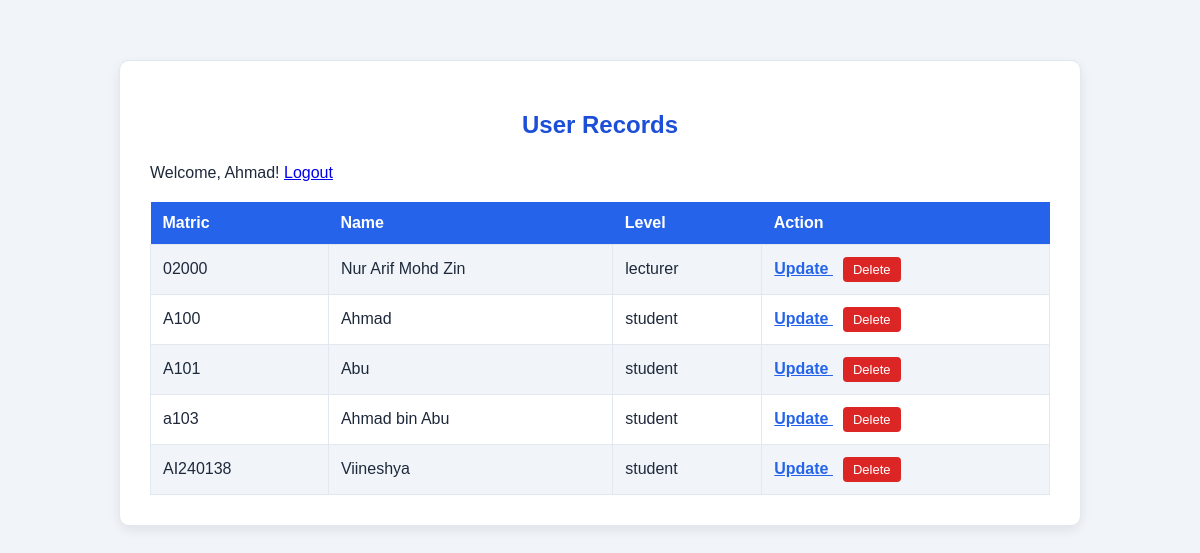
Page /users.php (signed in) on the committed database.
### tables this page shows
CREATE TABLE `users` (
  `matric` varchar(10) NOT NULL,
  `name` varchar(100) NOT NULL,
  `password` varchar(255) NOT NULL,
  `role` varchar(10) NOT NULL
);

### users.php (the view, shortened to what this page needs)
<?php
$conn = new mysqli("localhost", "root", "", "Lab_5b");
$sql = "SELECT matric, name, role FROM users";
$result = $conn->query($sql);
?>
<!DOCTYPE html>
<html lang="en">
<head>
    <link rel="stylesheet" href="style.css">
</head>
<body>
    <div class="table-container">
        <h2>User Records</h2>
		<p>
			Welcome, <?php echo htmlspecialchars($_SESSION['name']); ?>!
			<a href="logout.php">Logout</a>
        </p>
        <table class="user-table">
            <tr>
                <th>Matric</th>
                <th>Name</th>
                <th>Level</th>
                <th>Action</th>
            </tr>
            <?php
            if ($result->num_rows > 0) {
                while ($row = $result->fetch_assoc()) {
            ?>
                <tr>
                    <td><?php echo htmlspecialchars($row['matric']); ?></td>
                    <td><?php echo htmlspecialchars($row['name']); ?></td>
                    <td><?php echo htmlspecialchars($row['role']); ?></td>
                    <td>
                        <a class="update-link"
                           href="update.php?matric=<?php echo urlencode($row['matric']); ?>">
                           Update
                        </a>
                        <form method="POST" action="delete.php"
                              class="delete-form"
                              onsubmit="return confirm('Are you sure you want to delete this user?');">
                            <button type="submit" class="delete-button">
                                Delete
                            </button>
                        </form>
                    </td>
                </tr>
            <?php
                }
            } else {
                echo "<tr><td colspan='4'>No users found.</td></tr>";
            }
            ?>
        </table>
    </div>
</body>
</html>

### style.css (style rules this page uses)
body { font-family: Arial, sans-serif; background-color: #f1f5f9; margin: 0; padding: 0; color: #1e293b; }
h2 { text-align: center; color: #1d4ed8; margin-bottom: 25px; }
button { width: 100%; padding: 11px; background-color: #2563eb; color: white; border: none; border-radius: 5px; font-size: 15px; cursor: pointer; }
.table-container { width: 85%; max-width: 900px; margin: 60px auto; padding: 30px; background-color: white; border: 1px solid #e2e8f0; border-radius: 10px; box-shadow: 0 4px 12px rgba(0, 0, 0, 0.08); }
.user-table { width: 100%; border-collapse: collapse; margin-top: 20px; }
.user-table th { background-color: #2563eb; color: white; padding: 12px; text-align: left; }
.user-table td { padding: 12px; border: 1px solid #e2e8f0; }
.user-table tr:nth-child(even) { background-color: #f1f5f9; }
.update-link { color: #2563eb; text-decoration: underline; margin-right: 10px; font-weight: bold; }
.delete-form { display: inline; }
.delete-button { width: auto; padding: 5px 10px; background-color: #dc2626; color: white; border: none; border-radius: 4px; cursor: pointer; font-size: 13px; }
.user-table td:last-child { white-space: nowrap; }

### rows in the picture
users: matric "02000", name "Nur Arif Mohd Zin", role "lecturer"
users: matric "A100", name "Ahmad", role "student"
users: matric "A101", name "Abu", role "student"
users: matric "a103", name "Ahmad bin Abu", role "student"
users: matric "AI240138", name "Viineshya", role "student"

### other values in the picture
$_SESSION['name'] "Ahmad"
